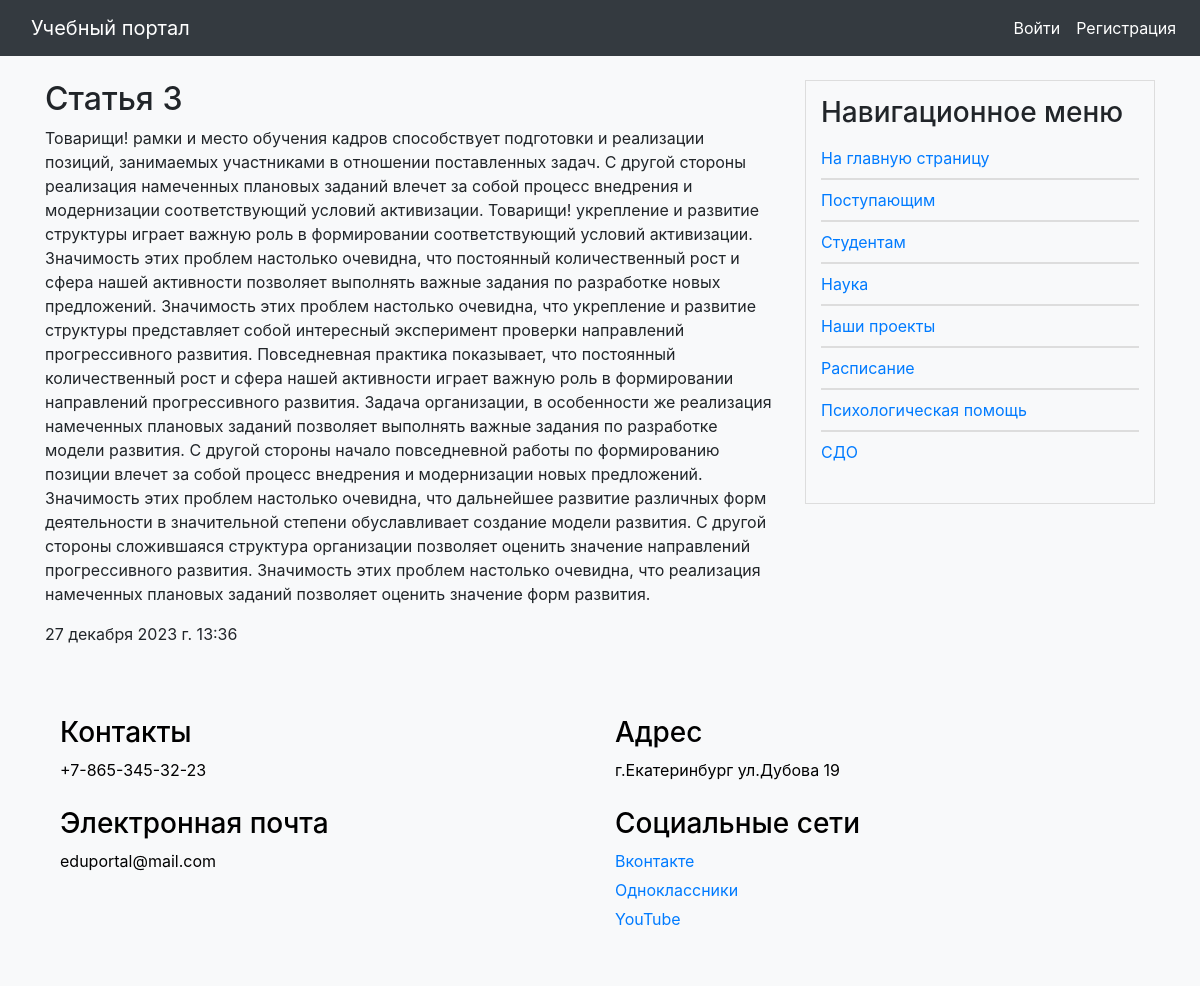
The app's page /post/statya-3/ with its own data.
### portal/models.py (models this page shows, shortened)
class ArticlesAndNews(models.Model):
    class Status(models.IntegerChoices):
        DRAFT = 0, 'Черновик'
        PUBLISHED = 1, 'Опубликовано'
    class Meta:
        verbose_name = 'Статьи и новости'
        verbose_name_plural = 'Статьи и новости'
        ordering = ['-time_create']
        indexes = [
            models.Index(fields=['-time_create']),
        ]
    title = models.CharField(max_length=255, verbose_name='Заголовок')
    slug = models.SlugField(max_length=255, unique=True, db_index=True, verbose_name='Slug',
                            validators=[
                                MinLengthValidator(5, message="Минимум 5 символов"),
                                MaxLengthValidator(100, message="Максимум 100 символов")
                            ])
    file = models.FileField(upload_to='file/%Y/%m/%d/', default=None,
                            blank=True, null=True, verbose_name='Файлы')
    photo = models.ImageField(upload_to='photos/%Y/%m/%d/', default=None,
                              blank=True, null=True, verbose_name='Фото')
    content = models.TextField(blank=True, verbose_name='Текст статьи')
    time_create = models.DateTimeField(auto_now_add=True, verbose_name='Время создания')
    time_update = models.DateTimeField(auto_now=True, verbose_name='Время изменения')
    is_published = models.BooleanField(choices=tuple(map(lambda x: (bool(x[0]), x[1]), Status.choices)),
                                       default=Status.DRAFT, verbose_name="Статус")
    cat = models.ForeignKey('Category', on_delete=models.PROTECT, related_name='posts', verbose_name='Категории',
                            default=None)
    objects = models.Manager()
    published = PublishedManager()
    def __str__(self):
        return self.title

class ShowInfo(models.Model):
    class Meta:
        verbose_name = 'Основная информация'
        verbose_name_plural = 'Основная информация'
    title = models.CharField(max_length=255, verbose_name='Заголовок')
    slug = models.SlugField(max_length=255, unique=True, db_index=True, verbose_name='Slug')
    photo = models.ImageField(upload_to='photos/info', default=None,
                              blank=True, null=True, verbose_name='Фото')
    file = models.FileField(upload_to='file/%Y/%m/%d/', default=None,
                            blank=True, null=True, verbose_name='Файлы')
    content = models.TextField(blank=True, verbose_name='Текст статьи')
    def get_absolute_url(self):
        return reverse('show_info', kwargs={'info_slug': self.slug})

### portal/views.py (the view)
# urls.py: path('post/<slug:post_slug>/', views.ShowPost.as_view(), name='post'),
class ShowPost(DetailView):
    model = ArticlesAndNews
    template_name = 'portal/post.html'
    slug_url_kwarg = 'post_slug'
    context_object_name = 'post'
    def get_context_data(self, **kwargs):
        context = super().get_context_data(**kwargs)
        context['title'] = context['post']
        return context
    def get_object(self, queryset=None):
        return get_object_or_404(ArticlesAndNews.published, slug=self.kwargs[self.slug_url_kwarg])

### portal/context_processors.py (called while the page is built)
def get_portal_context(request):
    navigate = ShowInfo.objects.all()
    return {'navigate': navigate}

### portal/models.py (called while the page is built)
    def get_queryset(self):
        return super().get_queryset().filter(is_published=ArticlesAndNews.Status.PUBLISHED)

### portal/templates/portal/post.html (shortened to what this page needs)
{% extends 'base.html' %}
{% block content %}
<h2>{{ post.title }}</h2>
<p>{{ post.content }}</p>
<p>{{ post.time_create}}</p>
{% endblock %}

### templates/base.html (shortened to what this page needs)
{% load static %}
<!DOCTYPE html>
<html lang="en">
<head>
    <link rel="stylesheet" href="https://stackpath.bootstrapcdn.com/bootstrap/4.3.1/css/bootstrap.min.css">
    <link rel="stylesheet" href="https://cdn.jsdelivr.net/npm/bootstrap-icons@1.10.5/font/bootstrap-icons.css">
    <link type="text/css" href="{% static 'portal/css/styles.css' %}" rel="stylesheet" />
</head>
<body>
<nav class="navbar navbar-expand-lg navbar-dark bg-dark fixed-top navbar-custom">
    <a class="navbar-brand" href="/">Учебный портал</a>
    <div class="collapse navbar-collapse" id="navbarNav">
    <ul class="navbar-nav ml-auto">
        {% if user.is_authenticated %}
            <li class="nav-item">
                <a class="nav-link" href="{% url 'users:profile' %}">{{ user.username }}</a>
            </li>
            <li class="nav-item">
                <a class="nav-link" href="{% url 'education:personal-area' %}">Личный кабинет</a>
            </li>
            <li class="nav-item">
                <a class="nav-link" href="{% url 'users:logout' %}">Выйти</a>
            </li>
        {% else %}
            <li class="nav-item">
                <a class="nav-link" href="{% url 'users:login' %}">Войти</a>
            </li>
            <li class="nav-item">
                <a class="nav-link" href="{% url 'users:register' %}">Регистрация</a>
            </li>
        {% endif %}
    </ul>
</div>
</nav>
<div class="container mt-4">
    <div class="row">
        <div class="col-md-8">
            {% block content %}
            {% endblock %}
        </div>
        <div class="col-md-4">
            <div class="nav-block">
                <h3>Навигационное меню</h3>
                <ul>
                    {% if request.path != '/' and request.resolver_match.namespace != 'education' %}
                        <li><a href="/">На главную страницу</a></li>
                    {% endif %}
                    {% if request.resolver_match.namespace == 'education' %}
                        <li><a href="{% url 'education:my_group' %}">Моя группа</a></li>
                        <li><a href="/">Для студентов</a></li>
                        <li><a href="/">Тесты</a></li>
                        <li><a href="/">Библиотека</a></li>
                    {% else %}
                        {% for n in navigate %}
                            <li><a href="{{ n.get_absolute_url }}">{{ n.title }}</a></li>
                        {% endfor %}
                    {% endif %}
                </ul>
            </div>
        </div>
    </div>
</div>
<div class="container mt-4">
    <div class="footer">
    <div class="container">
        <div class="row">
            <div class="col-md-6">
                <h3>Контакты</h3>
                <p>+7-865-345-32-23</p>
            </div>
            <div class="col-md-6">
                <h3>Адрес</h3>
                <p>г.Екатеринбург
                ул.Дубова 19</p>
            </div>
            <div class="col-md-6">
                <h3>Электронная почта</h3>
                <p>eduportal@mail.com</p>
            </div>
            <div class="col-md-6">
                <h3>Социальные сети</h3>
                <p><a href="#">Вконтакте</a></p>
                <p><a href="#">Одноклассники</a></p>
                <p><a href="#">YouTube</a></p>
            </div>
        </div>
    </div>
</div>
</body>
</html>

### portal/static/portal/css/styles.css (style rules this page uses)
body { padding-top: 56px; background-color: #f8f9fa; }
.navbar-custom { background-color: #343a40; }
.navbar-custom , .navbar-custom .navbar-text { color: #ffffff; }
.navbar-brand { color: #ffffff; margin-left: 15px; }
.navbar-custom .navbar-nav .nav-link { color: #ffffff; }
.nav-block { background-color: #f8f9fa; padding: 15px; border: 1px solid #ddd; }
.nav-block ul { padding: 0; list-style-type: none; }
.nav-block li { border-top: 1px solid #ddd; border-bottom: 1px solid #ddd; margin: 0; padding: 8px 0; }
.nav-block li:first-child { border-top: none; }
.nav-block li:last-child { border-bottom: none; }
.footer { background-color: #f8f9fa; color: black; padding: 30px 0; width: 100%; }
.footer .row { display: flex; justify-content: space-between; flex-wrap: wrap; }
.footer .col-md-6 { margin-bottom: 20px; }
.footer .col-md-6 p { margin-bottom: 5px; }

### records on screen
ArticlesAndNews: title "Статья 3", content "Товарищи! рамки и место обучения кадров способствует подготовки и реализации позиций, занимаемых участниками в отношении поставленных задач. С другой стороны реализация намеченных плановых заданий влечет за собой процесс внедрения и модернизации соответствующий условий активизации. Товарищи! укрепление и развитие структуры играет важную роль в формировании соответствующий условий активизации. Значимость этих проблем настолько очевидна, что постоянный количественный рост и сфера нашей активности позволяет выполнять важные задания по разработке новых предложений. Значимость этих проблем настолько очевидна, что укрепление и развитие структуры представляет собой интересный эксперимент проверки…", time_create "27 декабря 2023 г. 13:36"
ShowInfo: title "Поступающим"
ShowInfo: title "Студентам"
ShowInfo: title "Наука"
ShowInfo: title "Наши проекты"
ShowInfo: title "Расписание"
ShowInfo: title "Психологическая помощь"
ShowInfo: title "СДО"
